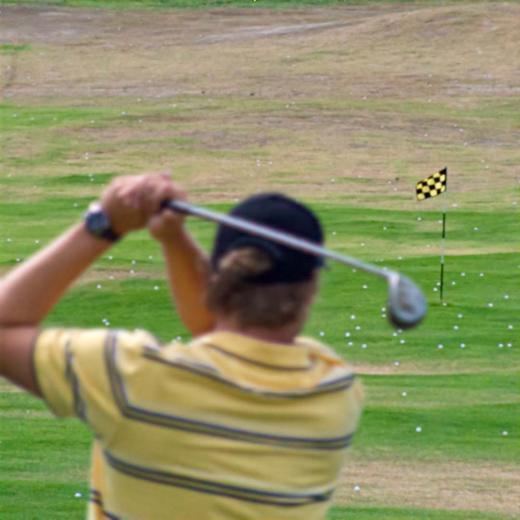
%> input picture Data/MFF/Lytro/A/01.png, 520 x 520 px; its folder holds only this picture in this run
$ octave RGB2YCbCr_Main_Double.m   (GNU Octave 9; MATLAB toolbox functions it lacks are replaced by stand-ins)
%> lines starting %> are read from the running program, lines starting %| are printed output that depends on the picture
### Code/RGB2YCbCr.m
function [Y,Cb,Cr]=RGB2YCbCr(img_rgb)
	R=img_rgb(:,:,1);
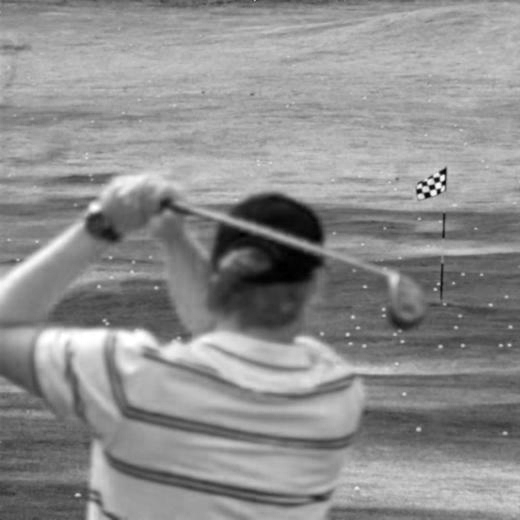
%> R: size 520x520 double; min 0, max 255, mean 142
	G=img_rgb(:,:,2);
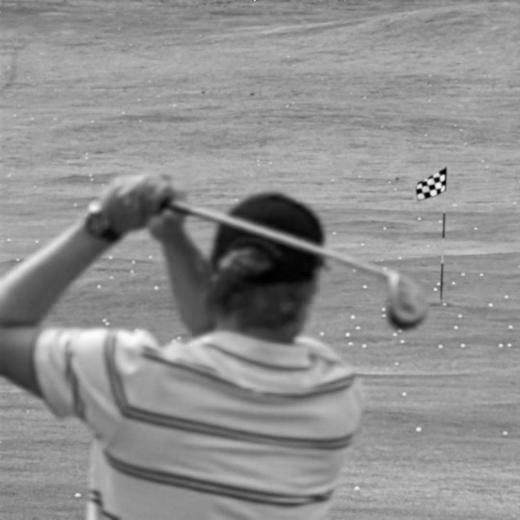
%> G: size 520x520 double; min 0, max 253, mean 143.3
	B=img_rgb(:,:,3);
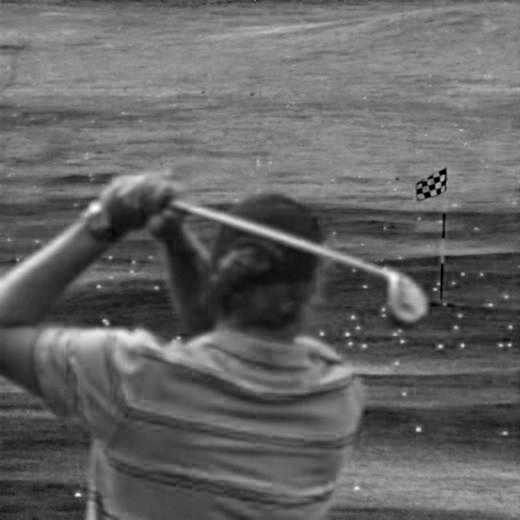
%> B: size 520x520 double; min 0, max 254, mean 99.9
	% rgbתihs
	Y   = 0.257*R+0.564*G+0.098*B+16;
	Cb = -0.148*R-0.291*G+0.439*B+128;
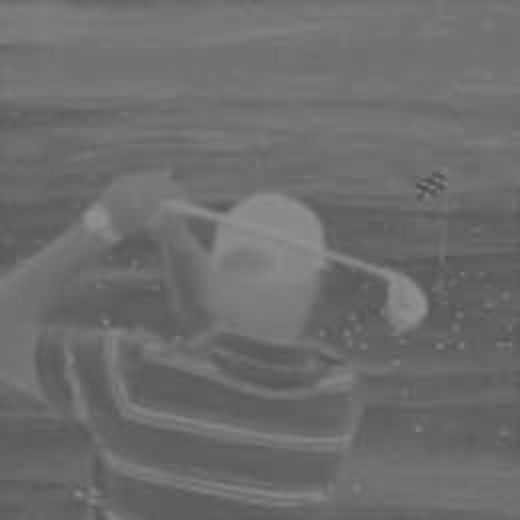
%> Cb: size 520x520 double; min 76.04, max 147.4, mean 109.2
	Cr  = 0.439*R-0.368*G-0.071*B+128;
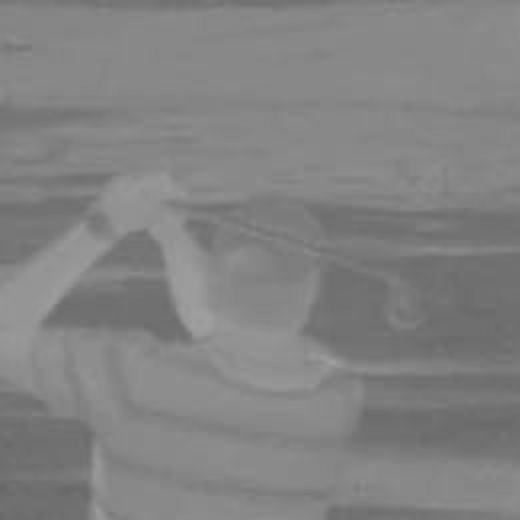
%> Cr: size 520x520 double; min 103.5, max 159.5, mean 130.5
end

### Code/RGB2YCbCr_Main_Double.m
%% 两幅源图像都是彩色图像
clc;
clear all;

A_dir = '..\Data\MFF\Lytro\A'; % 包含所有源图像A的文件夹路径
B_dir = '..\Data\MFF\Lytro\B'; % 包含所有源图像B的文件夹路径
save_dir_A = '..\Data\MFF\Lytro\A_Y\'; % 保存源图像A的Y通道的文件夹路径
save_dir_B = '..\Data\MFF\Lytro\B_Y\'; % 保存源图像B的Y通道的文件夹路径
fileFolder=fullfile(A_dir);
dirOutput=dir(fullfile(fileFolder,'*.png')); % 图像后缀
fileNames = {dirOutput.name};
[m, num] = size(fileNames);
 if exist(save_dir_A,'dir')==0
	mkdir(save_dir_A);
 end
 if exist(save_dir_B,'dir')==0
	mkdir(save_dir_B);
 end
for i = 1:num
	name_A = fullfile(A_dir, fileNames{i});
    name_B = fullfile(B_dir, fileNames{i});
    save_name_A = strcat(save_dir_A, fileNames{i});
    save_name_B = strcat(save_dir_B, fileNames{i});
    image_A = double(imread(name_A));
    image_B = double(imread(name_B));
    [Y_A,Cb_A,Cr_A]=RGB2YCbCr(image_A);
    [Y_B,Cb_B,Cr_B]=RGB2YCbCr(image_B);
    imwrite(uint8(Y_A), save_name_A);
    imwrite(uint8(Y_B), save_name_B);
    disp(save_name_A)
end

$ run again, on Data/MFF/Lytro/A/05.png
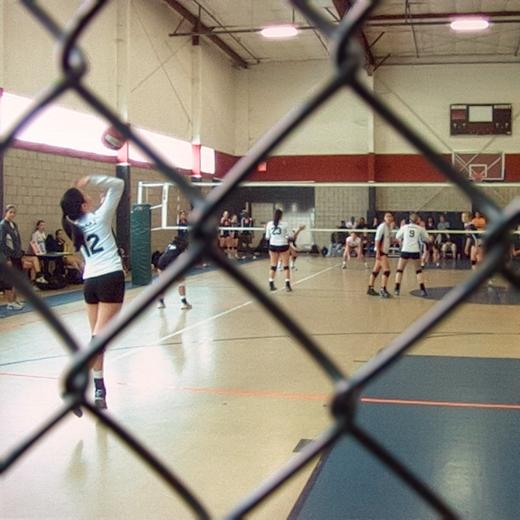
%> input picture Data/MFF/Lytro/A/05.png, 520 x 520 px
%> in RGB2YCbCr, `Y   = 0.257*R+0.564*G+0.098*B+16;`:
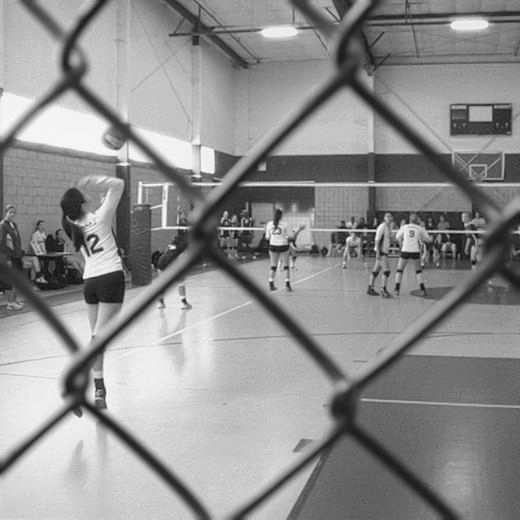
%> Y: size 520x520 double; min 16.75, max 250.1, mean 144.3
%> in RGB2YCbCr, `Cr  = 0.439*R-0.368*G-0.071*B+128;`:
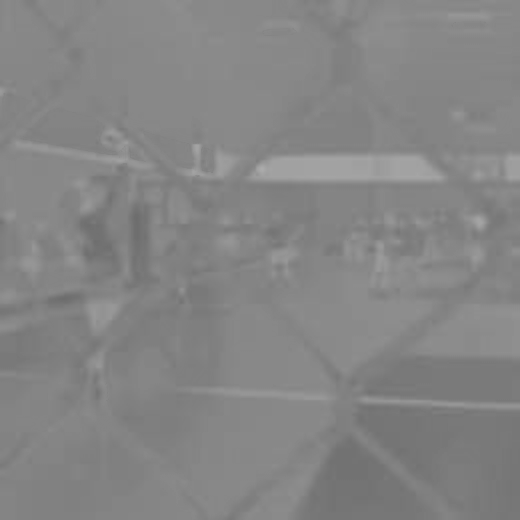
%> Cr: size 520x520 double; min 109.6, max 171.8, mean 133

$ run again, on Data/MFF/Lytro/A/06.png
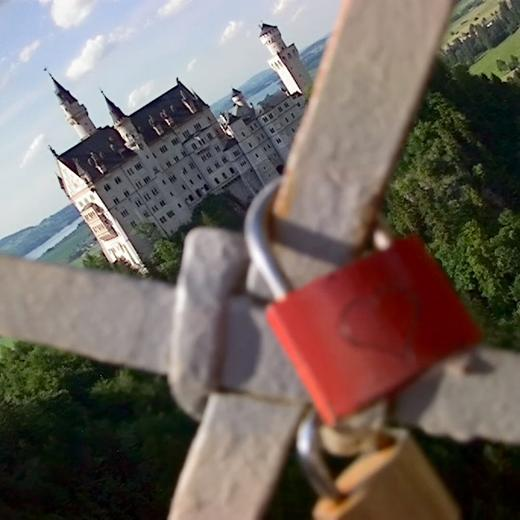
%> input picture Data/MFF/Lytro/A/06.png, 520 x 520 px
%> in RGB2YCbCr, `Y   = 0.257*R+0.564*G+0.098*B+16;`:
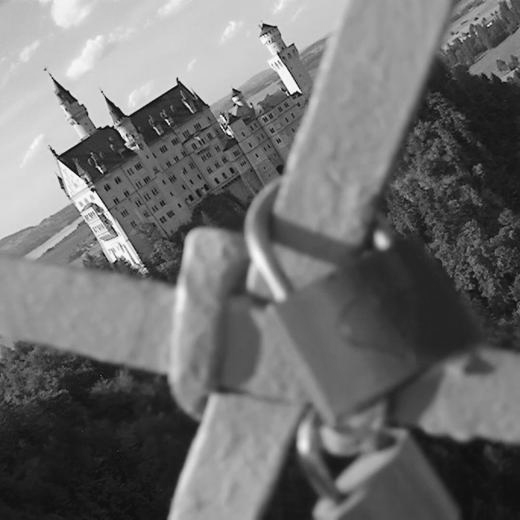
%> Y: size 520x520 double; min 16, max 250.3, mean 111.7
%> in RGB2YCbCr, `Cr  = 0.439*R-0.368*G-0.071*B+128;`:
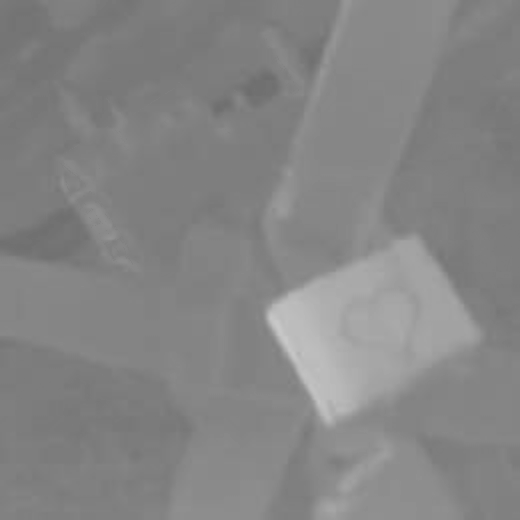
%> Cr: size 520x520 double; min 109.7, max 200.7, mean 133.4

$ run again, on Data/MFF/Lytro/A/07.png
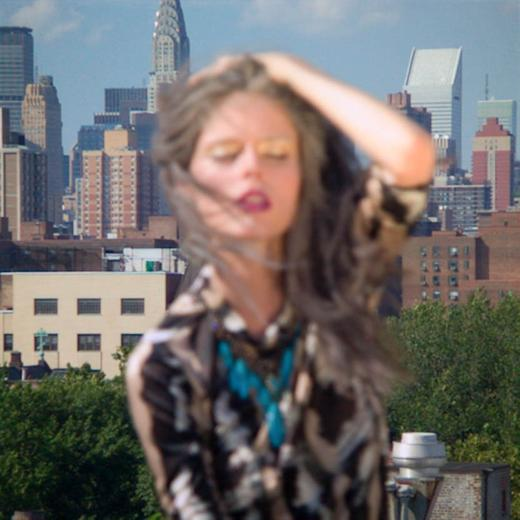
%> input picture Data/MFF/Lytro/A/07.png, 520 x 520 px
%> in RGB2YCbCr, `B=img_rgb(:,:,3);`:
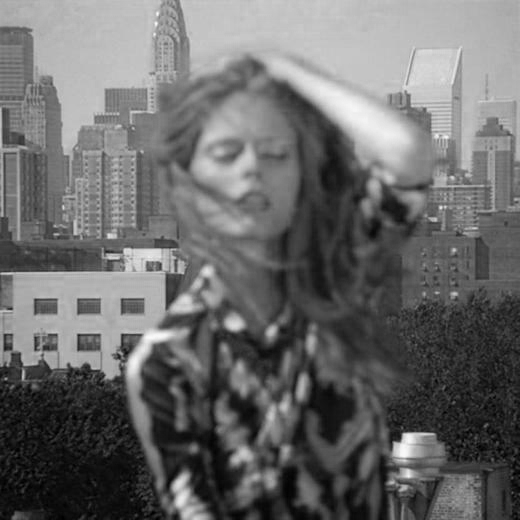
%> B: size 520x520 double; min 0, max 250, mean 106.7
%> in RGB2YCbCr, `Cr  = 0.439*R-0.368*G-0.071*B+128;`:
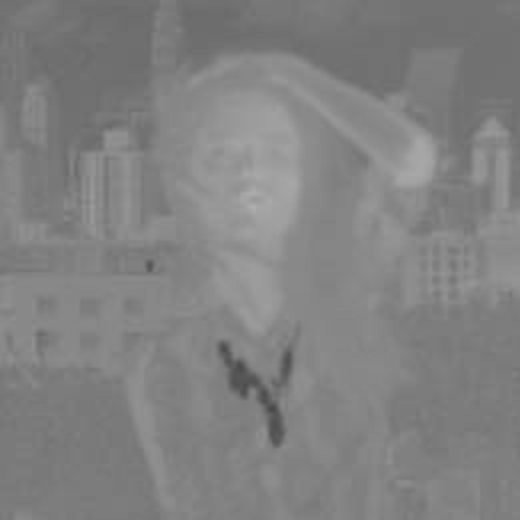
%> Cr: size 520x520 double; min 72.81, max 175.7, mean 129.8
